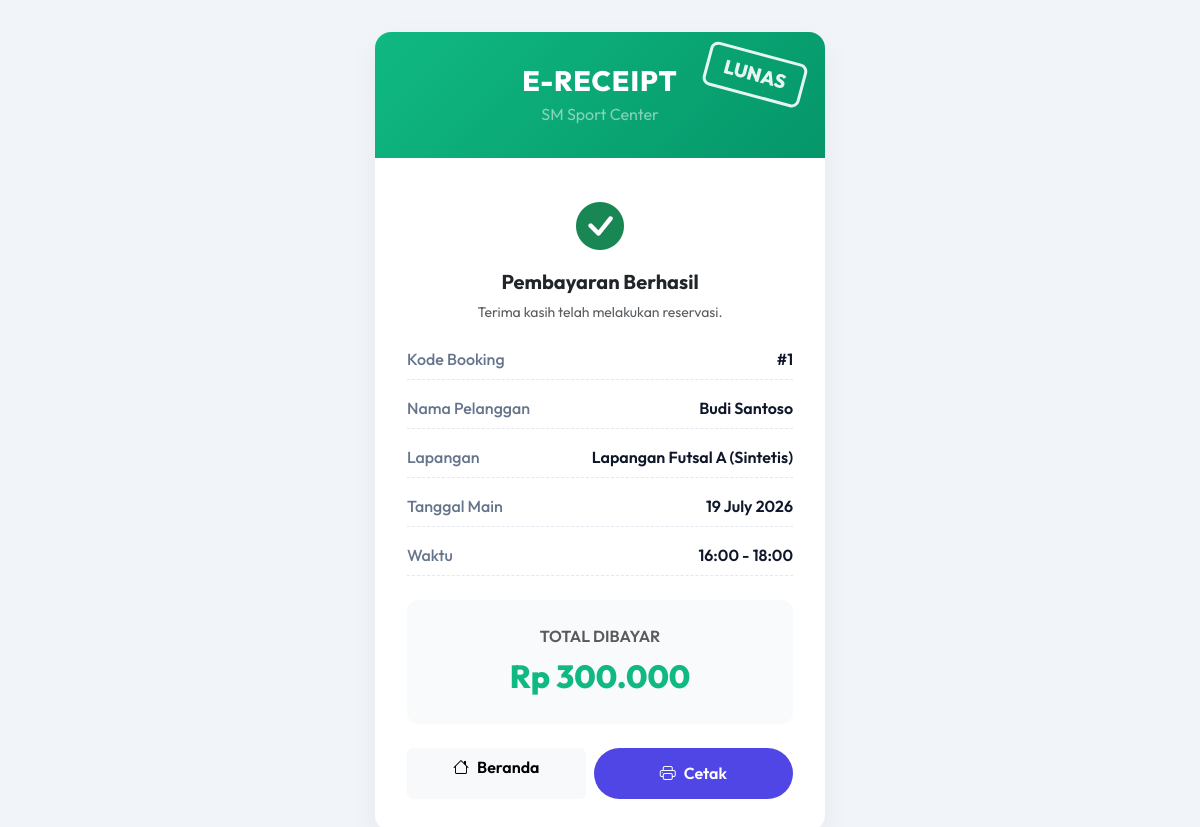
Screenshot of /struk.php?id=1 with the database file from the repository.
### tables this page shows
CREATE TABLE IF NOT EXISTS `reservasi` (
  `id_reservasi` INT AUTO_INCREMENT PRIMARY KEY,
  `id_pelanggan` INT NOT NULL,
  `id_lapangan` INT NOT NULL,
  `tanggal` DATE NOT NULL,
  `jam_mulai` TIME NOT NULL,
  `jam_selesai` TIME NOT NULL,
  `total_bayar` INT NOT NULL,
  `status` ENUM('Menunggu Pembayaran', 'Selesai', 'Dibatalkan') NOT NULL DEFAULT 'Menunggu Pembayaran',
  FOREIGN KEY (`id_pelanggan`) REFERENCES `pelanggan` (`id_pelanggan`) ON DELETE CASCADE ON UPDATE CASCADE,
  FOREIGN KEY (`id_lapangan`) REFERENCES `lapangan` (`id_lapangan`) ON DELETE CASCADE ON UPDATE CASCADE
);

CREATE TABLE IF NOT EXISTS `pelanggan` (
  `id_pelanggan` INT AUTO_INCREMENT PRIMARY KEY,
  `nama` VARCHAR(100) NOT NULL,
  `alamat` TEXT NOT NULL,
  `no_hp` VARCHAR(20) NOT NULL,
  `email` VARCHAR(100) NOT NULL,
  `username` VARCHAR(50) NOT NULL UNIQUE,
  `password` VARCHAR(255) NOT NULL
);

CREATE TABLE IF NOT EXISTS `lapangan` (
  `id_lapangan` INT AUTO_INCREMENT PRIMARY KEY,
  `nama_lapangan` VARCHAR(100) NOT NULL,
  `jenis` VARCHAR(50) NOT NULL,  
  `harga_per_jam` INT NOT NULL,
  `status` ENUM('Tersedia', 'Tidak Tersedia') NOT NULL DEFAULT 'Tersedia'
);

### struk.php (the view, shortened to what this page needs)
<?php
require_once 'config/koneksi.php';
$id_reservasi = $_GET['id'] ?? 0;
$stmt = $koneksi->prepare("
    SELECT r.*, p.nama, p.no_hp, l.nama_lapangan
    FROM reservasi r
    JOIN pelanggan p ON r.id_pelanggan = p.id_pelanggan
    JOIN lapangan l ON r.id_lapangan = l.id_lapangan
    WHERE r.id_reservasi = ?
");
$stmt->execute([$id_reservasi]);
$data = $stmt->fetch();
$is_lunas = ($data['status'] === 'Selesai');
?>
<!DOCTYPE html>
<html lang="id">
<head>
    <link href="https://cdn.jsdelivr.net/npm/bootstrap@5.3.0/dist/css/bootstrap.min.css" rel="stylesheet">
    <link href="https://cdn.jsdelivr.net/npm/bootstrap-icons@1.10.5/font/bootstrap-icons.css" rel="stylesheet">
</head>
<body>
<div class="container d-flex justify-content-center">
    <div class="receipt-card">
        <div class="receipt-header">
            <?php if ($is_lunas): ?>
                <div class="stamp-lunas">LUNAS</div>
            <?php endif; ?>
            <h3 class="mb-1">E-RECEIPT</h3>
            <p class="mb-0 text-white-50">SM Sport Center</p>
        </div>
        <div class="receipt-body">
            <div class="text-center mb-4">
                <i class="bi bi-check-circle-fill text-success" style="font-size: 3rem;"></i>
                <h5 class="fw-bold mt-2">Pembayaran Berhasil</h5>
                <p class="text-muted small">Terima kasih telah melakukan reservasi.</p>
            </div>
            <div class="detail-row">
                <span class="detail-label">Kode Booking</span>
                <span class="detail-value">#<?= $data['id_reservasi'] ?></span>
            </div>
            <div class="detail-row">
                <span class="detail-label">Nama Pelanggan</span>
                <span class="detail-value"><?= htmlspecialchars($data['nama']) ?></span>
            </div>
            <div class="detail-row">
                <span class="detail-label">Lapangan</span>
                <span class="detail-value"><?= htmlspecialchars($data['nama_lapangan']) ?></span>
            </div>
            <div class="detail-row">
                <span class="detail-label">Tanggal Main</span>
                <span class="detail-value"><?= date('d F Y', strtotime($data['tanggal'])) ?></span>
            </div>
            <div class="detail-row">
                <span class="detail-label">Waktu</span>
                <span class="detail-value"><?= substr($data['jam_mulai'],0,5) ?> - <?= substr($data['jam_selesai'],0,5) ?></span>
            </div>
            <div class="total-box">
                <div class="text-muted fw-semibold mb-1">TOTAL DIBAYAR</div>
                <div class="total-price">Rp <?= number_format($data['total_bayar'], 0, ',', '.') ?></div>
            </div>
            <div class="d-flex justify-content-between mt-4 gap-2">
                <a href="index.php" class="btn btn-light fw-semibold flex-fill btn-home"><i class="bi bi-house me-2"></i>Beranda</a>
                <button onclick="window.print()" class="btn btn-print flex-fill"><i class="bi bi-printer me-2"></i>Cetak</button>
            </div>
        </div>
    </div>
</div>
</body>
</html>

### struk.php (style rules this page uses)
body { font-family: 'Outfit', sans-serif; background-color: #f1f5f9; padding: 2rem 0; display: flex; align-items: center; justify-content: center; min-height: 100vh; }
.receipt-card { background: #fff; max-width: 450px; width: 100%; border-radius: 16px; box-shadow: 0 10px 30px rgba(0,0,0,0.05); overflow: hidden; position: relative; }
.receipt-header { background: linear-gradient(135deg, #10b981 0%, #059669 100%); color: white; padding: 2rem; text-align: center; }
.receipt-header h3 { font-weight: 800; margin-bottom: 0; letter-spacing: 1px; }
.receipt-body { padding: 2rem; }
.stamp-lunas { position: absolute; top: 20px; right: 20px; border: 3px solid #fff; color: #fff; padding: 5px 15px; font-size: 1.2rem; font-weight: 800; transform: rotate(15deg); border-radius: 8px; opacity: 0.9; }
.detail-row { display: flex; justify-content: space-between; margin-bottom: 1rem; border-bottom: 1px dashed #e2e8f0; padding-bottom: 0.5rem; }
.detail-label { color: #64748b; font-weight: 500; }
.detail-value { font-weight: 600; color: #0f172a; text-align: right; }
.total-box { background: #f8fafc; border-radius: 12px; padding: 1.5rem; text-align: center; margin-top: 1.5rem; }
.total-price { font-size: 2rem; font-weight: 800; color: #10b981; }
.btn-print { background: #4f46e5; color: white; border-radius: 50px; padding: 0.8rem 2rem; font-weight: 600; transition: all 0.3s; }

### rows the page displays
reservasi: id_reservasi "1", id_pelanggan.nama "Budi Santoso", id_lapangan.nama_lapangan "Lapangan Futsal A (Sintetis)", tanggal "19 July 2026", jam_mulai "16:00", jam_selesai "18:00", total_bayar "300.000"
